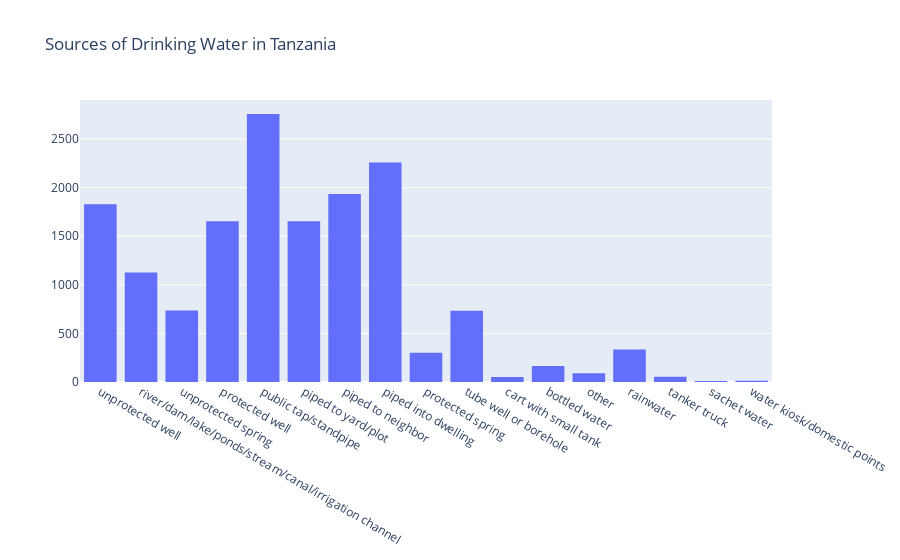

Notebook source saved alongside this figure:
### Code cell
import plotly.graph_objects as go



# Create traces for each group
trace1 = go.Bar(x=categories, y=values1, name='Group 1')
trace2 = go.Bar(x=categories, y=values2, name='Group 2')

# Arrange traces side by side
fig = go.Figure(data=[trace1, trace2])
fig.update_layout(barmode='group', title='Side-by-Side Bar Chart', xaxis_title='Categories', yaxis_title='Values')

# Show plot
fig.show()

### Figure 1 — Plotly figure (JSON) as saved in the notebook; plotly's stock layout.template omitted (floating-point values rounded to 4 significant figures; data arrays with more than 128 entries replaced by an {"elided": "..."} marker saying what was removed)
{"data": [{"name": "Tanzania Overall Dtaa", "type": "histogram", "x": {"elided": "15705 str values"}}], "layout": {"barmode": "overlay", "title": {"text": "Sources of Drinking Water in Tanzania"}}}
